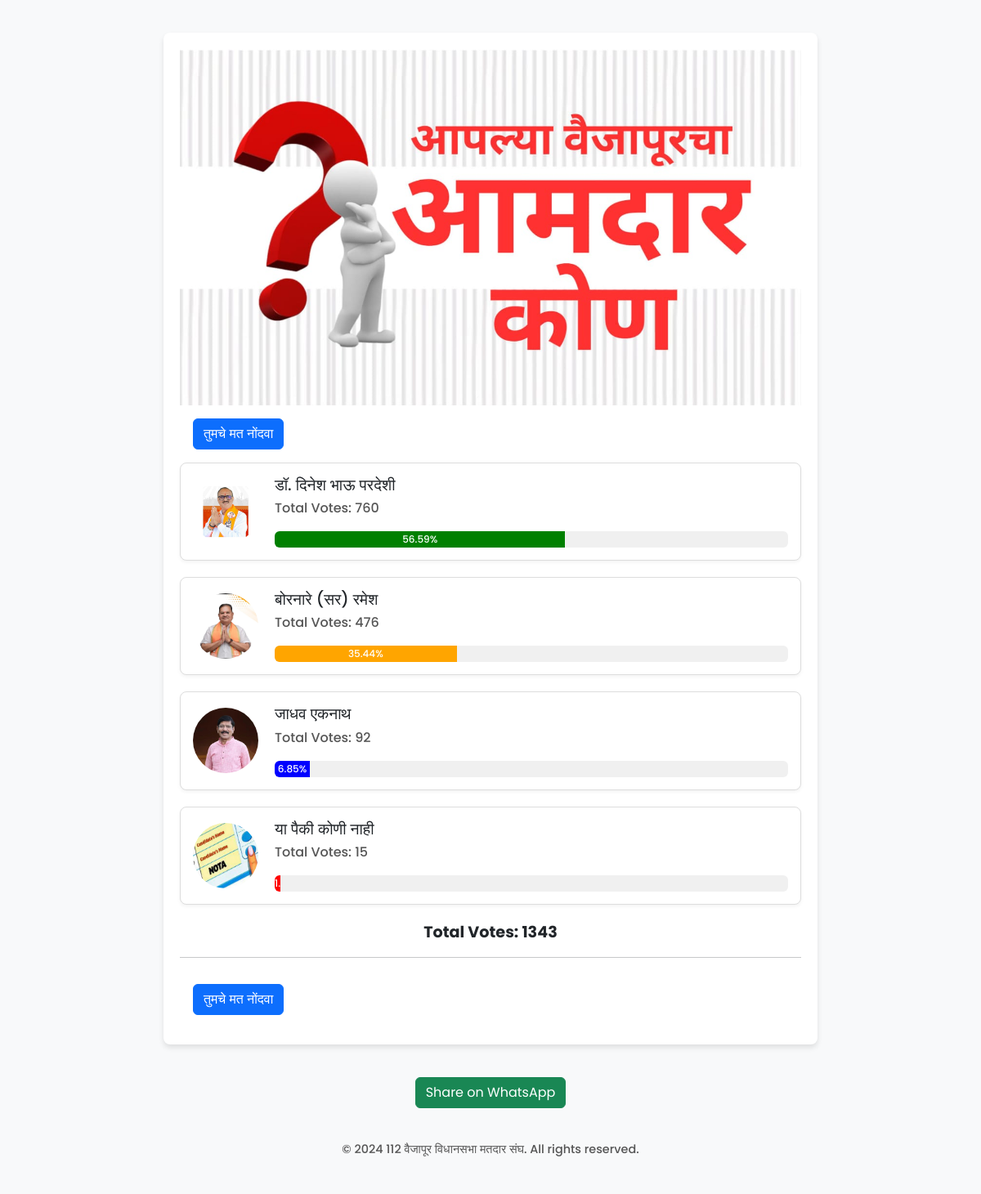
Page /result/ on the committed database.
### Myapp/models.py (models this page shows, shortened)
class Candidate(models.Model):
    name = models.CharField(max_length=100)
    photo = models.ImageField(upload_to='candidate_photos/')  # Path for storing candidate photos

### Myapp/views.py (the view)
# urls.py: path('result/',  vote_result, name='vote_result'),
def vote_result(request):
    ip_address = get_client_ip(request)
    if Vote.objects.filter(ip_address=ip_address).exists():
        msg = "You already voted on this poll."
    else:
        msg = None
    candidates = Candidate.objects.all()
    total_votes = Vote.objects.count()
    candidates_list = []
    for candidate in candidates:
        candidate_votes = Vote.objects.filter(candidate=candidate).count()
        percentage = (candidate_votes / total_votes) * 100 if total_votes > 0 else 0
        candidates_list.append({
            'name': candidate.name,
            'photo': candidate.photo.url,
            'votes': candidate_votes,
            'percentage': round(percentage, 2),
        })
    candidates_list = sorted(candidates_list, key=lambda x: x['votes'], reverse=True)
    rank = 1
    for idx, candidate in enumerate(candidates_list):
        if idx > 0 and candidate['votes'] < candidates_list[idx - 1]['votes']:
            rank = idx + 1
        candidate['rank'] = rank
    color_palette = ['green', 'orange', 'blue', 'red', 'purple', 'yellow']
    for idx, candidate in enumerate(candidates_list):
        candidate['color'] = color_palette[idx % len(color_palette)]
    return render(request, 'vote-result.html', {
        'msg': msg,
        'candidates': candidates_list,
        'total_votes': total_votes,
    })

### Myapp/views.py (called while the page is built)
def get_client_ip(request):
    try:
        response = requests.get('https://api.ipify.org')
        ip = response.text
    except requests.exceptions.RequestException:
        ip = request.META.get('REMOTE_ADDR')
    return ip

### Myapp/templates/vote-result.html (shortened to what this page needs)
<!DOCTYPE html>
<html lang="en">
    {% load static %}
<head>
    <link href="https://cdn.jsdelivr.net/npm/bootstrap@5.3.0-alpha1/dist/css/bootstrap.min.css" rel="stylesheet">
</head>
<body>
    <div class="container">
        <img src="{% static 'header.jpeg' %}" alt="" style="width: 100%;">
        {% if not msg %}
            <marquee width="100%" behavior="alternate" bgcolor="pink">
                <a href="{% url 'submit-vote' %}" class="btn btn-primary m-3">तुमचे मत नोंदवा</a>
            </marquee>
        {% endif %}
        <div class="mb-3">
            {% for candidate in candidates %}
            <div class="candidate-card">
                <img src="{{ candidate.photo }}" alt="{{ candidate.name }}">
                <div class="candidate-details">
                    <h5>{{ candidate.name }}</h5>
                    <div class="result-info">
                        <p>Total Votes: {{ candidate.votes }}</p>
                        <div class="progress" style="height: 20px; background-color: #f0f0f0;">
                            <div class="progress-bar" role="progressbar"
                                style="width: {{ candidate.percentage }}%; background-color: {{ candidate.color }};"
                                aria-valuenow="{{ candidate.percentage }}" aria-valuemin="0" aria-valuemax="100">
                                {{ candidate.percentage }}%
                            </div>
                        </div>
                    </div>
                </div>
            </div>
            {% endfor %}
        </div>
        <div class="total-votes text-center">
            <p>Total Votes: {{ total_votes }}</p>
        </div>
        <hr class="mt-3 mb-3">
        {% if not msg %}
        <marquee width="100%" behavior="alternate" bgcolor="pink">
            <a href="{% url 'submit-vote' %}" class="btn btn-primary m-3">तुमचे मत नोंदवा</a>
        </marquee>
        {% endif %}
    </div>
    <div class="text-center mt-4">
        <button id="shareBtn" class="btn btn-success"> <img src="{% static 'what-app.webp' %}" alt="" style="width: 80px;">Share on WhatsApp</button>
    </div>
    <footer class="text-center mt-4 py-3" style="background-color: #f8f9fa; font-size: 0.9rem; color: #555;">
        © 2024 112 वैजापूर विधानसभा मतदार संघ. All rights reserved.
    </footer>
    <br><br>
</body>
</html>

### Myapp/templates/vote-result.html (style rules this page uses)
body { background-color: #f8f9fa; font-family: Arial, sans-serif; font-family: "Poppins", sans-serif; font-weight: 500; font-style: normal; }
.container { max-width: 800px; margin: 40px auto; background: white; padding: 20px; border-radius: 8px; box-shadow: 0 4px 6px rgba(0, 0, 0, 0.1); }
.candidate-card { display: flex; align-items: center; margin-bottom: 20px; padding: 15px; border: 1px solid #ddd; border-radius: 8px; background: #ffffff; box-shadow: 0 2px 4px rgba(0, 0, 0, 0.05); }
.candidate-card img { width: 80px; height: 80px; object-fit: cover; border-radius: 50%; margin-right: 20px; }
.candidate-details { flex-grow: 1; }
.candidate-details h5 { margin: 0; font-size: 1.2rem; }
.result-info { font-size: 1rem; color: #555; margin-top: 5px; }
.total-votes { font-size: 1.2rem; font-weight: bold; margin-top: 20px; }

### rows in the picture
Candidate: name "डॉ. दिनेश भाऊ परदेशी"
Candidate: name "बोरनारे (सर) रमेश"
Candidate: name "जाधव एकनाथ"
Candidate: name "या पैकी कोणी नाही"

### other values in the picture
{{ candidate.votes }} "760" "476" "92" "15"
{{ candidate.percentage }} "56.59" "35.44" "6.85"
{{ total_votes }} "1343"
